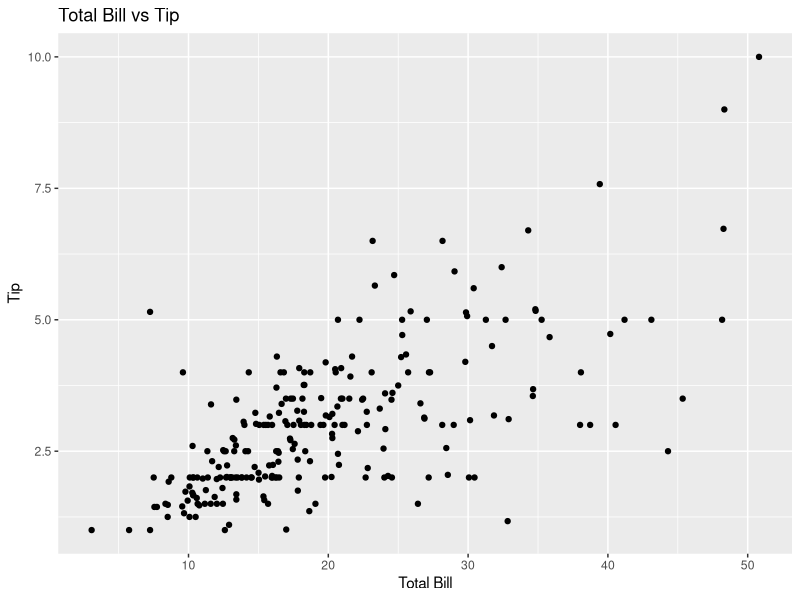
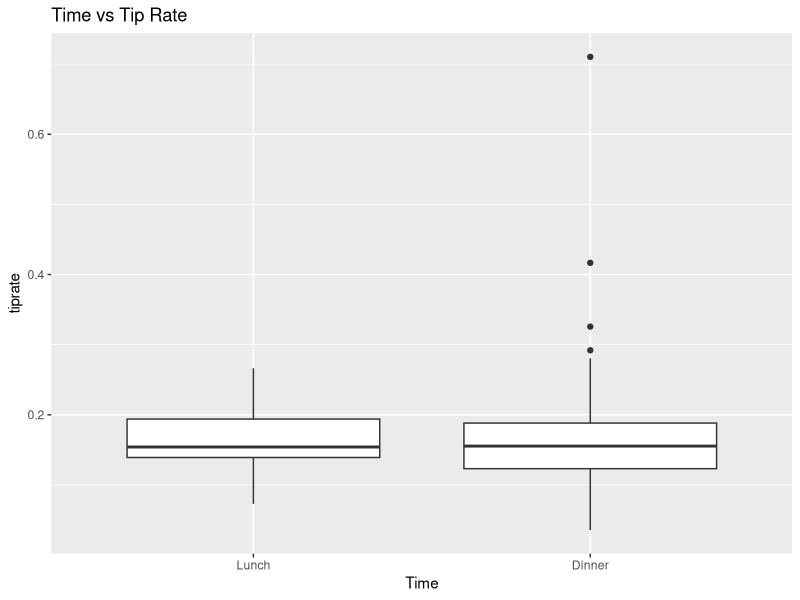
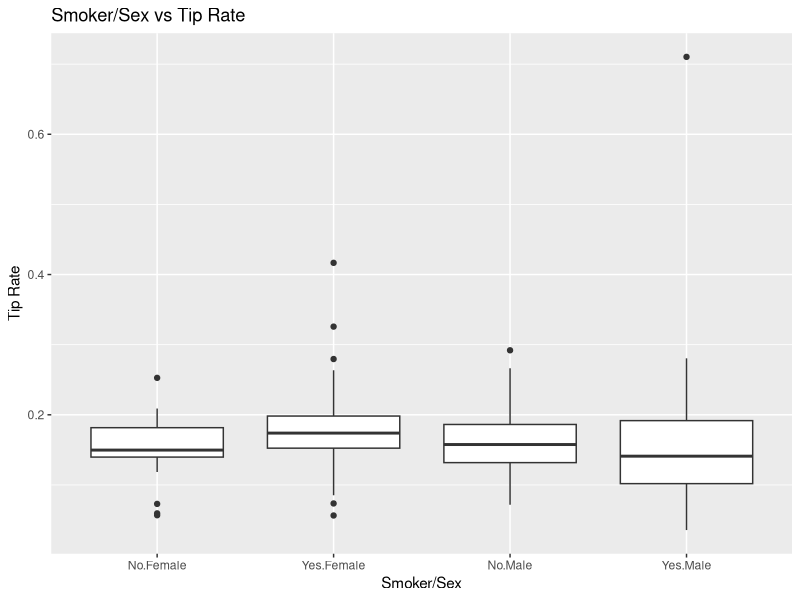
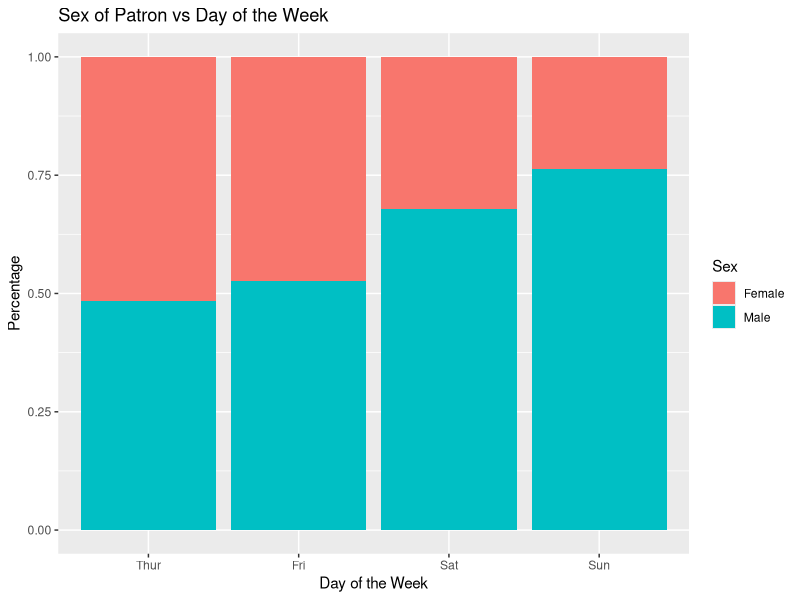

These figures' R source, in order:
## ---- chunk 1
knitr::opts_chunk$set(echo = TRUE)
library(reshape2)
library(ggplot2)
## ---- chunk 2
numParty <- nrow(tips)
numParty
## ---- chunk 3
str(tips)
## ---- chunk 4
day <- tips$day
day = factor(day, levels(day)[c(4, 1:3)])
levels(day)
tips$day <- day
day
## ---- chunk 5
female5 <- tips[tips$sex == 'Female' & tips$size >= 5, ]
female5
## ---- chunk 6
ggplot(tips, aes(x=tips$total_bill, y=tips$tip)) + geom_point() + labs(title="Total Bill vs Tip", x = "Total Bill", y = "Tip")
## ---- chunk 7
tips$tiprate = tips$tip / tips$total_bill
mean(tips$tiprate)
## ---- chunk 8
tips$time = factor(tips$time, levels(tips$time)[c(2,1)])
ggplot(tips, aes(x=tips$time, y=tips$tiprate)) + geom_boxplot() + labs(x="Time", y="tiprate", title="Time vs Tip Rate")
## ---- chunk 9
tips$ss <- interaction(tips$smoker, tips$sex)
ggplot(tips, aes(x=tips$ss, y = tips$tiprate)) + geom_boxplot() + labs(x="Smoker/Sex", y="Tip Rate", title = "Smoker/Sex vs Tip Rate")
## ---- chunk 10
ggplot(tips, aes(fill=tips$sex, y=1,x=tips$day)) + geom_bar(position="fill", stat="identity") + labs(title="Sex of Patron vs Day of the Week",y="Percentage", x="Day of the Week", fill="Sex")
